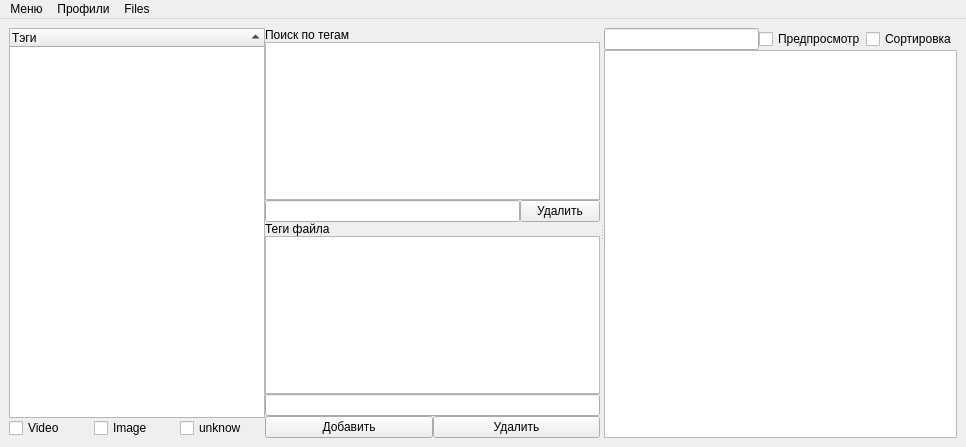
<?xml version="1.0" encoding="UTF-8"?>
<ui version="4.0">
 <class>MainWindow</class>
 <widget class="QMainWindow" name="MainWindow">
  <property name="geometry">
   <rect>
    <x>0</x>
    <y>0</y>
    <width>966</width>
    <height>447</height>
   </rect>
  </property>
  <property name="windowTitle">
   <string>MainWindow</string>
  </property>
  <widget class="QWidget" name="centralwidget">
   <layout class="QVBoxLayout" name="verticalLayout">
    <item>
     <layout class="QGridLayout" name="MainLayout" rowstretch="0" columnstretch="0">
      <item row="0" column="0">
       <widget class="QSplitter" name="splitter">
        <property name="sizePolicy">
         <sizepolicy hsizetype="Expanding" vsizetype="Preferred">
          <horstretch>0</horstretch>
          <verstretch>0</verstretch>
         </sizepolicy>
        </property>
        <property name="lineWidth">
         <number>2</number>
        </property>
        <property name="midLineWidth">
         <number>0</number>
        </property>
        <property name="orientation">
         <enum>Qt::Horizontal</enum>
        </property>
        <property name="opaqueResize">
         <bool>true</bool>
        </property>
        <property name="handleWidth">
         <number>4</number>
        </property>
        <property name="childrenCollapsible">
         <bool>true</bool>
        </property>
        <widget class="QWidget" name="leftLayout" native="true">
         <property name="sizeIncrement">
          <size>
           <width>0</width>
           <height>0</height>
          </size>
         </property>
         <property name="baseSize">
          <size>
           <width>0</width>
           <height>0</height>
          </size>
         </property>
         <layout class="QGridLayout" name="gridLayout_4" rowstretch="0,0" columnstretch="0,0,0,0">
          <property name="sizeConstraint">
           <enum>QLayout::SetDefaultConstraint</enum>
          </property>
          <property name="leftMargin">
           <number>0</number>
          </property>
          <property name="topMargin">
           <number>0</number>
          </property>
          <property name="rightMargin">
           <number>0</number>
          </property>
          <property name="bottomMargin">
           <number>0</number>
          </property>
          <property name="spacing">
           <number>0</number>
          </property>
          <item row="0" column="3">
           <layout class="QGridLayout" name="layoutTagSearch">
            <property name="spacing">
             <number>0</number>
            </property>
            <item row="1" column="0" colspan="2">
             <widget class="QListWidget" name="listSearchTag">
              <property name="minimumSize">
               <size>
                <width>180</width>
                <height>0</height>
               </size>
              </property>
             </widget>
            </item>
            <item row="2" column="0">
             <widget class="QLineEdit" name="lineAddTagToSearch"/>
            </item>
            <item row="2" column="1">
             <widget class="QPushButton" name="buttonDeleteTagFromSearch">
              <property name="text">
               <string>Удалить</string>
              </property>
             </widget>
            </item>
            <item row="0" column="0" colspan="2">
             <widget class="QLabel" name="labelTagSearch">
              <property name="text">
               <string>Поиск по тегам</string>
              </property>
             </widget>
            </item>
           </layout>
          </item>
          <item row="0" column="0" rowspan="2">
           <layout class="QGridLayout" name="layoutAllTags">
            <property name="spacing">
             <number>0</number>
            </property>
            <item row="4" column="0">
             <widget class="QCheckBox" name="checkBoxVideo">
              <property name="text">
               <string>Video</string>
              </property>
             </widget>
            </item>
            <item row="4" column="1">
             <widget class="QCheckBox" name="checkBoxImage">
              <property name="text">
               <string>Image</string>
              </property>
             </widget>
            </item>
            <item row="4" column="2">
             <widget class="QCheckBox" name="checkBoxUnknown">
              <property name="text">
               <string>unknow</string>
              </property>
             </widget>
            </item>
            <item row="2" column="0" colspan="3">
             <widget class="QTreeWidget" name="treeAllTags">
              <property name="minimumSize">
               <size>
                <width>180</width>
                <height>0</height>
               </size>
              </property>
              <property name="selectionMode">
               <enum>QAbstractItemView::ExtendedSelection</enum>
              </property>
              <property name="sortingEnabled">
               <bool>true</bool>
              </property>
              <property name="expandsOnDoubleClick">
               <bool>false</bool>
              </property>
              <property name="columnCount">
               <number>1</number>
              </property>
              <attribute name="headerShowSortIndicator" stdset="0">
               <bool>true</bool>
              </attribute>
              <column>
               <property name="text">
                <string notr="true">Тэги</string>
               </property>
               <property name="font">
                <font>
                 <stylestrategy>PreferDefault</stylestrategy>
                </font>
               </property>
              </column>
             </widget>
            </item>
           </layout>
          </item>
          <item row="1" column="3">
           <layout class="QGridLayout" name="layoutFileTags">
            <property name="spacing">
             <number>0</number>
            </property>
            <item row="0" column="0" colspan="2">
             <widget class="QLabel" name="labelFileTags">
              <property name="text">
               <string>Теги файла</string>
              </property>
             </widget>
            </item>
            <item row="2" column="0" colspan="2">
             <widget class="QLineEdit" name="lineAddTagToFile"/>
            </item>
            <item row="3" column="0">
             <widget class="QPushButton" name="buttonAddTagToFile">
              <property name="text">
               <string>Добавить</string>
              </property>
             </widget>
            </item>
            <item row="1" column="0" colspan="2">
             <widget class="QListWidget" name="listFilesTags">
              <property name="minimumSize">
               <size>
                <width>180</width>
                <height>0</height>
               </size>
              </property>
             </widget>
            </item>
            <item row="3" column="1">
             <widget class="QPushButton" name="buttonDeleteTagFromFile">
              <property name="text">
               <string>Удалить</string>
              </property>
             </widget>
            </item>
            <item row="4" column="0" colspan="2">
             <layout class="QGridLayout" name="FileListGrid"/>
            </item>
           </layout>
          </item>
         </layout>
        </widget>
        <widget class="QWidget" name="rightLayout" native="true">
         <layout class="QGridLayout" name="gridLayout_3" rowstretch="0,0,0" columnstretch="0,0,0,0,0">
          <property name="leftMargin">
           <number>0</number>
          </property>
          <property name="topMargin">
           <number>0</number>
          </property>
          <property name="rightMargin">
           <number>0</number>
          </property>
          <property name="bottomMargin">
           <number>0</number>
          </property>
          <property name="spacing">
           <number>0</number>
          </property>
          <item row="0" column="0" colspan="3">
           <widget class="QLineEdit" name="lineSearchFile"/>
          </item>
          <item row="0" column="3">
           <widget class="QCheckBox" name="checkThumbnailView">
            <property name="text">
             <string>Предпросмотр</string>
            </property>
           </widget>
          </item>
          <item row="0" column="4">
           <widget class="QCheckBox" name="checkFileSorting">
            <property name="text">
             <string>Сортировка</string>
            </property>
           </widget>
          </item>
          <item row="2" column="0" colspan="5">
           <widget class="QListWidget" name="filesViewer">
            <property name="editTriggers">
             <set>QAbstractItemView::NoEditTriggers</set>
            </property>
           </widget>
          </item>
         </layout>
        </widget>
       </widget>
      </item>
     </layout>
    </item>
   </layout>
  </widget>
  <widget class="QMenuBar" name="menubar">
   <property name="enabled">
    <bool>true</bool>
   </property>
   <property name="geometry">
    <rect>
     <x>0</x>
     <y>0</y>
     <width>966</width>
     <height>22</height>
    </rect>
   </property>
   <widget class="QMenu" name="menu">
    <property name="title">
     <string>Меню</string>
    </property>
    <addaction name="actionAddFiles"/>
    <addaction name="actionOpenFiles"/>
    <addaction name="actionPath"/>
    <addaction name="actionExit"/>
    <addaction name="separator"/>
    <addaction name="buttonAddTagToDb"/>
    <addaction name="buttonDeleteTagFromDb"/>
   </widget>
   <widget class="QMenu" name="menuProfile">
    <property name="title">
     <string>Профили</string>
    </property>
    <widget class="QMenu" name="menuProfiles">
     <property name="title">
      <string>Профили</string>
     </property>
    </widget>
    <addaction name="menuProfiles"/>
    <addaction name="actionAddDelete"/>
   </widget>
   <widget class="QMenu" name="menuFiles">
    <property name="title">
     <string>Files</string>
    </property>
    <addaction name="button_open"/>
    <addaction name="buttonExport"/>
    <addaction name="separator"/>
    <addaction name="actionViewAll"/>
    <addaction name="actionViewExist"/>
    <addaction name="actionViewNotExist"/>
    <addaction name="separator"/>
    <addaction name="actionViewAllNotExist"/>
    <addaction name="actionAddTypeToFile"/>
    <addaction name="buttonClear"/>
    <addaction name="buttonDeleteFIleFromDb"/>
    <addaction name="separator"/>
   </widget>
   <addaction name="menu"/>
   <addaction name="menuProfile"/>
   <addaction name="menuFiles"/>
  </widget>
  <action name="actionAddFiles">
   <property name="text">
    <string>Добавить файлы</string>
   </property>
  </action>
  <action name="actionExit">
   <property name="text">
    <string>Выход</string>
   </property>
  </action>
  <action name="actionOpenFiles">
   <property name="text">
    <string>Открыть</string>
   </property>
  </action>
  <action name="actionAddDelete">
   <property name="text">
    <string>Добавить/Удалить</string>
   </property>
  </action>
  <action name="actiondefault">
   <property name="text">
    <string>default</string>
   </property>
  </action>
  <action name="actionPath">
   <property name="text">
    <string>Путь</string>
   </property>
  </action>
  <action name="button_open">
   <property name="text">
    <string>Открыть</string>
   </property>
  </action>
  <action name="buttonExport">
   <property name="text">
    <string>Экспорт</string>
   </property>
  </action>
  <action name="actionViewExist">
   <property name="text">
    <string>Показать существующие</string>
   </property>
  </action>
  <action name="actionViewAllNotExist">
   <property name="text">
    <string>Показать все несуществующие</string>
   </property>
  </action>
  <action name="buttonClear">
   <property name="text">
    <string>Удалить несуществующие</string>
   </property>
  </action>
  <action name="buttonDeleteFIleFromDb">
   <property name="text">
    <string>Удалить</string>
   </property>
  </action>
  <action name="buttonAddTagToDb">
   <property name="text">
    <string>Добавть тег</string>
   </property>
  </action>
  <action name="buttonDeleteTagFromDb">
   <property name="text">
    <string>Удалить тег</string>
   </property>
  </action>
  <action name="actionAddTypeToFile">
   <property name="text">
    <string>Добавить тип к файлам</string>
   </property>
  </action>
  <action name="actionViewNotExist">
   <property name="text">
    <string>Показать несуществующте</string>
   </property>
  </action>
  <action name="actionViewAll">
   <property name="text">
    <string>Показать все</string>
   </property>
  </action>
 </widget>
 <resources/>
 <connections/>
</ui>
